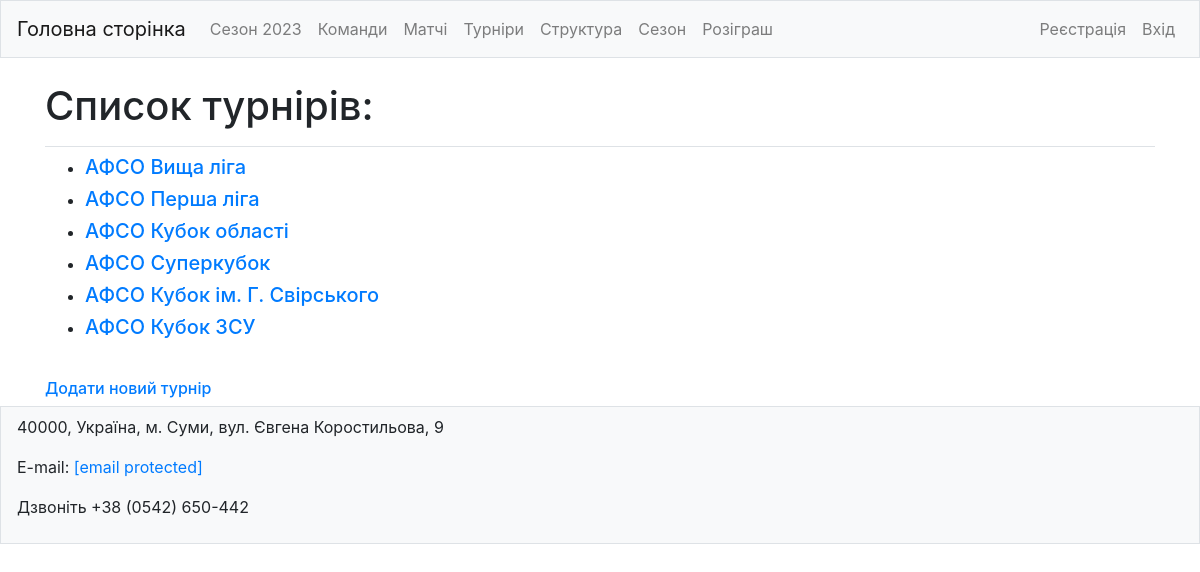
/tournaments_list/, run on an earlier commit of the app's database.
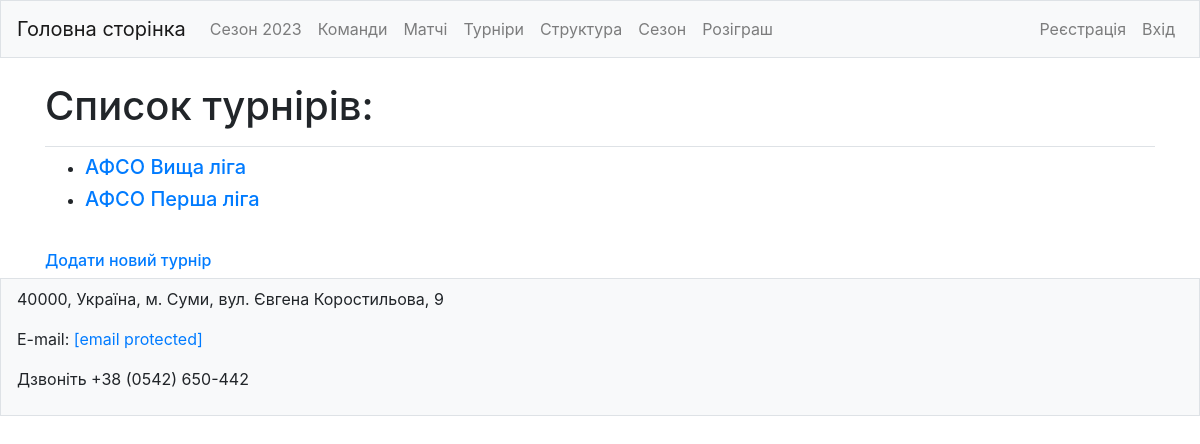
And on a later commit of the database.
### footballs/models.py (models this page shows, shortened)
class Tournaments(models.Model):
    tournament_slug = models.SlugField(max_length=250, unique=True, db_index=True, verbose_name="Slug")
    name = models.CharField(max_length=150, verbose_name="Назва турніру", unique=True)
    full_name = models.CharField(max_length=350, verbose_name="Повна назва турніру")
    region = models.ForeignKey(Regions, on_delete=models.DO_NOTHING, verbose_name="Область")
    description = models.TextField(blank=True, verbose_name="Опис")
    link = models.URLField(blank=True, verbose_name="посилання на офіційний сайт")
    logotype = models.ImageField(upload_to='footballs/static/footballs/img/logo_tournaments/', verbose_name="Логотип",
                                 blank=True, default='footballs/static/footballs/img/logo_teams/Снимок.PNG')
    date_create = models.DateTimeField(auto_now_add=True)
    date_update = models.DateTimeField(auto_now=True)
    objects = models.Manager
    def __str__(self):
        return self.name
    class Meta:
        verbose_name = "Турнір"
        verbose_name_plural = "Турніри"

### footballs/views.py (the view)
# urls.py: path('tournaments_list/', views.tournaments_list, name='tournaments_list'),
def tournaments_list(request):
    tournaments_list = Tournaments.objects.order_by('date_create')
    context = {
        'title': "Турніри",
        'tournaments': tournaments_list,
    }
    return render(request, 'footballs/tournaments_list.html', context)

### footballs/templates/footballs/tournaments_list.html
{% extends 'base.html'%}
{% block page_header %}
  <h1>Список турнірів:</h1>
{% endblock page_header %}
{% block content %}
  <ul>
    {% for tournament in tournaments %}
      <li><h5>
        <a href="{{ tournament_info.get_absolute_url }}">{{ tournament }} </a>
      </h5></li>
    {% empty %}
      <li><h5>Жодного турніру не знайдено.</h5></li>
    {% endfor %}
  </ul>
  <br>
    <h6><a href="{% url 'footballs:new_tournament' %}">Додати новий турнір</a></h6>
{% endblock content %}

### templates/base.html (shortened to what this page needs)
{% load bootstrap4 %}
{% load sumyfootball_tags %}
<!DOCTYPE html>
<html lang="en">
<head>
  {% bootstrap_css %}
</head>
<body>
  <nav class="navbar navbar-expand-md navbar-light bg-light mb-4 border">
    <a class="navbar-brand" href="{% url 'footballs:index' %}">Головна сторінка</a>
    <div class="collapse navbar-collapse" id="navbarCollapse">
      <ul class="navbar-nav mr-auto">
        <li class="nav-item"><a class="nav-link" href="{% url 'footballs:tournaments_season' %}">Сезон {% now "Y" %}</a></li>
        <li class="nav-item"><a class="nav-link" href="{% url 'footballs:teams' %}">Команди</a></li>
        <li class="nav-item"><a class="nav-link" href="{% url 'footballs:matches' %}">Матчі</a></li>
        <li class="nav-item"><a class="nav-link" href="{% url 'footballs:tournaments_list' %}">Турніри</a></li>
        <li class="nav-item"><a class="nav-link" href="">Структура</a></li>
        <li class="nav-item"><a class="nav-link" href="">Сезон</a></li>
        <li class="nav-item"><a class="nav-link" href="">Розіграш</a></li>
      </ul>
      <ul class="navbar-nav ml-auto">
        {% if user.is_authenticated %}
           <li class="nav-item">
            <span class="navbar-text"><strong>Зараз {% now "SHORT_DATETIME_FORMAT" %} | </strong></span>
          </li>
          <li class="nav-item">
            <span class="navbar-text">Hello, <strong>{{ user.username|title }}</strong>.</span>
          </li>
          <li class="nav-item">
            <a class="nav-link" href="{% url 'users:logout' %}">Вихід</a>
          </li>
        {% else %}
          <li class="nav-item">
            <a class="nav-link" href="{% url 'users:register' %}">Реєстрація</a>
          </li>
          <li class="nav-item">
            <a class="nav-link" href="{% url 'users:login' %}">Вхід</a>
          </li>
        {% endif %}
      </ul>
    </div>
  </nav>
  <main role="main" class="container">
    <div class="pb-2 mb-2 border-bottom">
      {% block page_header %} {% endblock page_header %}
    </div>
    <div>
      {% block content %} {% endblock content %}
    </div>
  </main>
  <div class="navbar navbar-expand-md navbar-light bg-light mb-4 border">
	<div class="fix">
	  <div class="fblock-1">
		<p>40000, Україна, м. Суми,	вул. Євгена Коростильова, 9</p>
	  </div>
	  <div class="fblock-2">
		<p>
		  E-mail: <a href="/cdn-cgi/l/email-protection#086e6e7b267a6d6f616766486f65696164266b6765"><span class="__cf_email__" data-cfemail="76101005580413111f191836111b171f1a5815191b">[email&#160;protected]</span></a>
		</p>
	  </div>
	  <div class="fblock-3">
			 <p><span>Дзвонiть</span> +38 (0542) 650-442</p>
	  </div>
    </div>
  </div>
</body>
</html>

### templates/base.html (style rules this page uses)
a { text-decoration: none }

What changed in the data, as far as the page shows it:
removed Tournaments: name "АФСО Кубок області"
removed Tournaments: name "АФСО Суперкубок"
removed Tournaments: name "АФСО Кубок ім. Г. Свірського"
removed Tournaments: name "АФСО Кубок ЗСУ"
